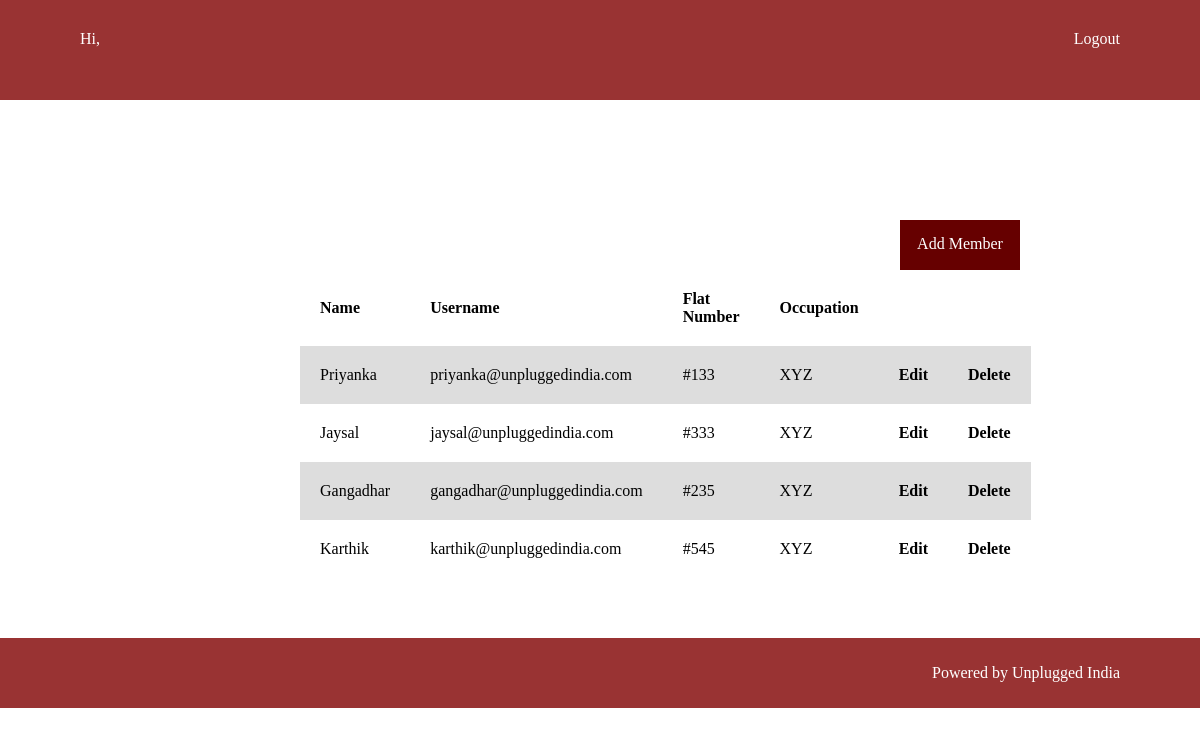
Screenshot of /admin/manage_members.php with the database file from the repository.
### tables this page shows
CREATE TABLE IF NOT EXISTS `members` (
`id` int(11) NOT NULL,
  `name` varchar(50) NOT NULL,
  `occupation` varchar(50) NOT NULL,
  `flat_number` varchar(50) NOT NULL,
  `username` varchar(50) NOT NULL,
  `password` varchar(50) NOT NULL,
  `client_id` int(11) NOT NULL,
  `date_added` datetime NOT NULL
);

### admin/manage_members.php (the view, shortened to what this page needs)
<?php
	include("connection.php");
	$admin_name=$_SESSION['admin_name'];
	$client_id='1';
	$exe=mysqli_query($conn,"select * from members where client_id='$client_id'");
?>
<html>
<head>
<link href="stylesheet.css" rel="stylesheet"></link>
</head>
<body>
<header>
	<div class="left name">Hi, <?php echo $admin_name;?></div>
    <div class="right log"><a href="logout.php">Logout</a></div>
</header>
<div class="container">
	<div class="row1">
    	<div class="col1"><a href="add_member.php">Add Member</a></div>
    </div>
    <div class="row2">
    <table>
    <tr>
    	<th>Name</th>
        <th>Username</th>
        <th>Flat Number</th>
        <th>Occupation</th>
        <th></th>
        <th></th>
    </tr>
    <?php
		while($res=mysqli_fetch_assoc($exe))
		{
			$id=$res['id'];
			?>
         <tr>
            <td><?php  echo $res['name'];?></td>
            <td><?php  echo $res['username'];?></td>
            <td><?php  echo $res['flat_number'];?></td>
            <td><?php  echo $res['occupation'];?></td>
            <th><a href="edit_member.php?id=<?php echo $id;?>">Edit</a></th>
            <th class="del" id="<?php echo $id; ?>">Delete</th>
    	</tr>
            <?php
		}
	?>
    </table>
    </div>
</div>
<footer>
    <div class="right">
    <p>Powered by Unplugged India</p>
    </div>
</footer>
</body>
</html>

### admin/stylesheet.css (style rules this page uses)
body { margin:0; }
a { text-decoration:none; color:white; }
header { height:100px; background-color:#993333; }
.left { float:left; }
.right { float:right; }
header .log { margin-right:80px; margin-top:30px; color:white; }
header .name { margin-left:80px; margin-top:30px; color:white; }
.container { width:600px; margin:0 auto; vertical-align:middle; position:relative; top:15%; }
footer { margin-top:180px; height:70px; background-color:#993333; }
footer .right { margin-right:80px; margin-top:10px; color:white; }
.container .row1 .col1 { position:relative; left:120px;; width:120px; height:50px; background-color:#660000; text-align:center; box-sizing:border-box; padding-top:15px; float:right; }
table { border-collapse:collapse; width:100%; }
table a { color:black; }
td,th { padding:20px; }
th { text-align:left; }
tr:nth-child(even) { background-color:#dddddd; }

### rows the page displays
members: name "Priyanka", username "priyanka@unpluggedindia.com", flat_number "#133", occupation "XYZ"
members: name "Jaysal", username "jaysal@unpluggedindia.com", flat_number "#333", occupation "XYZ"
members: name "Gangadhar", username "gangadhar@unpluggedindia.com", flat_number "#235", occupation "XYZ"
members: name "Karthik", username "karthik@unpluggedindia.com", flat_number "#545", occupation "XYZ"
